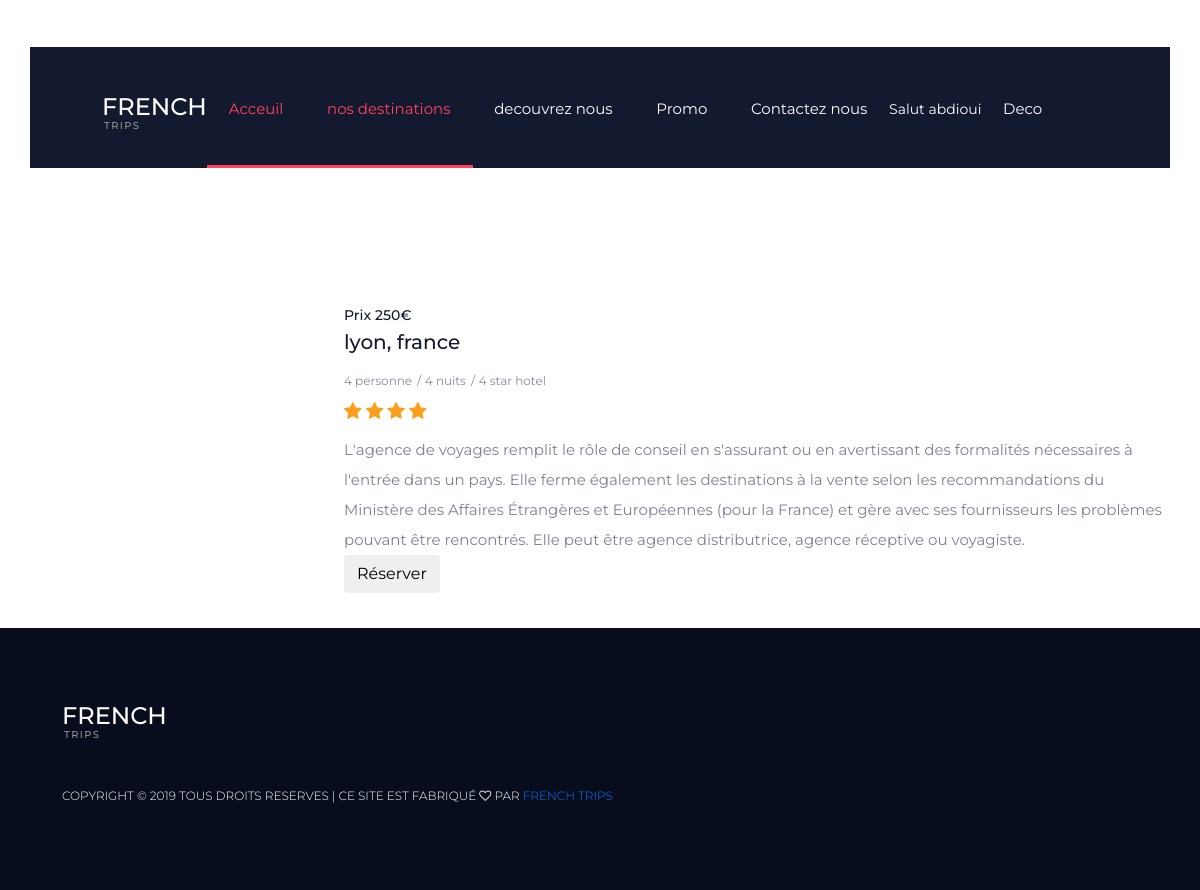
/details.php?id_Voyage=4 (signed in), run on an earlier commit of the app's database.
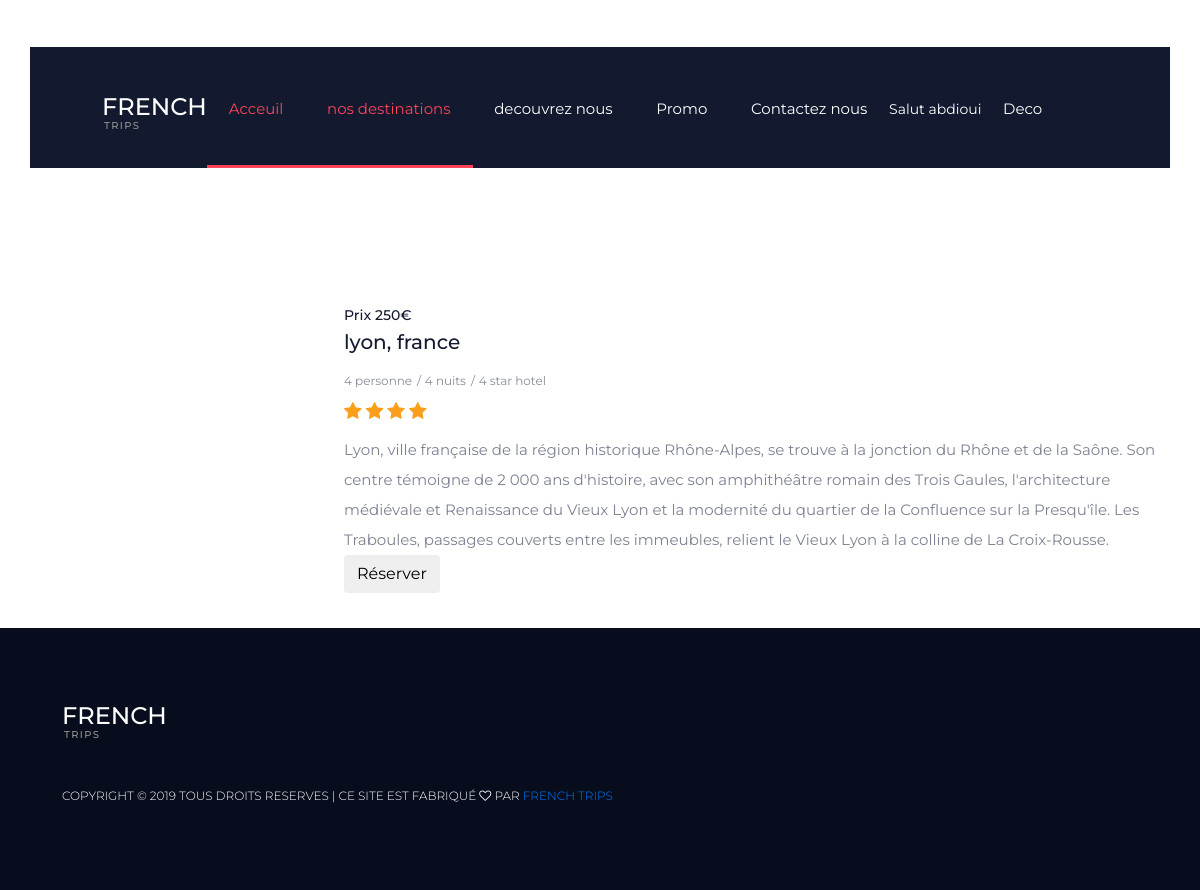
And on a later commit of the database.
### tables this page shows
CREATE TABLE `voyage` (
  `id_voyage` int(11) NOT NULL,
  `id_user` int(11) NOT NULL,
  `prix` int(11) NOT NULL,
  `ville` varchar(50) NOT NULL,
  `categorie` varchar(50) NOT NULL,
  `duree` int(11) NOT NULL,
  `pays` varchar(50) NOT NULL,
  `nbr_personne` int(11) NOT NULL,
  `nbr_nuit` int(11) NOT NULL,
  `star_hotel` int(11) NOT NULL,
  `description` longtext NOT NULL,
  `promo` tinyint(1) NOT NULL DEFAULT '0',
  `promo_pourcentage` int(11) NOT NULL DEFAULT '0',
  `special_offre` tinyint(1) NOT NULL DEFAULT '0',
  `annee` int(11) NOT NULL,
  `top` tinyint(1) NOT NULL DEFAULT '0',
  `image` varchar(50) NOT NULL
);

### Traitement/model.php (the view, shortened to what this page needs)
<?php
	function getConnexion(){
		$servername = "127.0.0.1:3307";
		$username = "root";
		$data_base ="frenchtrips";
		$password = "root";
		$conn = new mysqli($servername, $username, $password,$data_base);
		return $conn;
	}
	function getDetailsVoyage($idVoyage){
		$con = getConnexion();
	 	$stat = $con->query("SELECT * FROM voyage WHERE id_voyage = $idVoyage");
	  	if($stat->num_rows > 0 ){
		    while($row = $stat->fetch_assoc()) {
		        echo "
					<div class=\"item clearfix rating_5\">
						<div class=\"item_image\"><img src=\"$row[image]\" alt=\"\"></div>
						<div class=\"item_content\">
							<div class=\"item_price\">Prix $row[prix]€</div>
							<div class=\"item_title\">$row[ville], $row[pays]</div>
							<ul>
								<li>$row[nbr_personne] personne</li>
								<li>$row[nbr_nuit] nuits</li>
								<li>$row[star_hotel] star hotel</li>
							</ul>
							<div class=\"rating rating_$row[star_hotel]\" data-rating=\"$row[star_hotel]\">
				";
				for ($i=0; $i < $row['star_hotel']; $i++) {
					echo "<i class=\"fa fa-star\"></i>";
				}
					$is_user = $_SESSION['id'];
					echo"
							</div>
							<div class=\"item_text\">
								$row[description]
							</div>
							<a href=\"paiement.php?idVoyage=$row[id_voyage]&idUser=$is_user\"> <button class=\"btn \">Réserver </button>  </a>
						</div>
					</div>
		        ";
		    }
		}
		elseif($stat->num_rows == 0){
			echo "Partie details voyage est vide pour le moment";
		}
	}
?>

### details.php (shortened to what this page needs)
<?php
	$nom = $_SESSION['user'];
?>
<!DOCTYPE html>
<html lang="fr">
<head>
<link rel="stylesheet" type="text/css" href="styles/bootstrap4/bootstrap.min.css">
<link href="plugins/font-awesome-4.7.0/css/font-awesome.min.css" rel="stylesheet" type="text/css">
<link rel="stylesheet" type="text/css" href="styles/offers_styles.css">
<link rel="stylesheet" type="text/css" href="styles/offers_responsive.css">
</head>
<body>
	<div class="super_container">
	<header class="header">
		<div class="container">
			<div class="row">
				<div class="col">
					<div class="header_container d-flex flex-row align-items-center justify-content-start">
						<div class="logo_container">
							<div class="logo">
								<div>French</div>
								<div>Trips</div>
							</div>
						</div>
						<nav class="">
							<ul class="main_nav_list">
								<li class="main_nav_item active"><a href="acceuil.php">Acceuil</a></li>
								<li class="main_nav_item active"><a href="nos_destinations.php">nos destinations</a></li>
								<li class="main_nav_item"><a href="decouvrez_nous.php">decouvrez nous</a></li>
								<li class="main_nav_item"><a href="promo.php">Promo</a></li>
								<li class="main_nav_item"><a href="contactez_nous.php">Contactez nous</a></li>
								<li class="main_nav_item" style="color: white;">Salut <?php echo"$nom"; ?> </li>
								<li class="main_nav_item"><a href="Deconnection.php">Deco</a></li>
							</ul>
						</nav>
					</div>
				</div>
			</div>
		</div>
	</header>
	<div class="home1">
		<div class="find">
			<br><br><br><br><br>
			<div class="container">
				<div class="col-12">
					<div class="find_title text-center">Trouvez Votre Voyage</div>
				</div>
				<form action="ChercherVoyage.php" method="POST" id="find_form" class="find_form d-flex flex-md-row flex-column align-items-md-center align-items-start justify-content-md-between justify-content-start flex-wrap">
					<div class="find_item">
						<div>Destination:</div>
					</div>
					<div class="find_item">
						<div>Durée:</div>
					</div>
					<div class="find_item" style="color: white;">
						<div>Budget Min</div>
					</div>
					<div class="find_item">
						<div>Budget Max</div>
					</div>
				</form>
			</div>
		</div>
	</div>
	<div class="container">
		<div class="row">
			<div class="col">
				<div class="items item_grid clearfix">
					<?php
						require_once('Traitement/model.php');
						$idVoyage = $_GET['id_Voyage'];
						getDetailsVoyage($idVoyage);
					?>
				</div>
			</div>
		</div>
	</div>
	<footer class="footer">
		<div class="container">
			<div class="logo">
				<div>French</div>
				<div>Trips</div>
				<div class="copyright">Copyright &copy;
					TOUS DROITS RESERVES | CE SITE EST FABRIQUÉ
					<i class="fa fa-heart-o" aria-hidden="true"></i> PAR
					<a href="" target="_blank">French Trips</a>
				</div>
			</div>
		</div>
	</footer>
</div>
</body>
</html>

### styles/offers_styles.css (style rules this page uses)
* { margin: 0; padding: 0; -webkit-font-smoothing: antialiased; -webkit-text-shadow: rgba(0,0,0,.01) 0 0 1px; text-shadow: rgba(0,0,0,.01) 0 0 1px; }
body { font-family: 'Montserrat', sans-serif; font-size: 14px; font-weight: 400; background: #FFFFFF; color: #131a2f; }
div { display: block; position: relative; -webkit-box-sizing: border-box; -moz-box-sizing: border-box; box-sizing: border-box; }
ul { list-style: none; margin-bottom: 0px; }
a, a:hover, a:visited, a:active, a:link { text-decoration: none; -webkit-font-smoothing: antialiased; -webkit-text-shadow: rgba(0,0,0,.01) 0 0 1px; text-shadow: rgba(0,0,0,.01) 0 0 1px; }
.clearfix::before, .clearfix::after { content: ""; display: table; }
.clearfix::after { clear: both; }
.clearfix { zoom: 1; }
.super_container { width: 100%; overflow: hidden; }
.header { display: block; position: fixed; top: 47px; width: 100%; z-index: 100; -webkit-transition: all 400ms ease; -moz-transition: all 400ms ease; -ms-transition: all 400ms ease; -o-transition: all 400ms ease; transition: all 400ms ease; }
.header_container { width: 100%; height: 121px; background: #131a2f; -webkit-transition: all 400ms ease; -moz-transition: all 400ms ease; -ms-transition: all 400ms ease; -o-transition: all 400ms ease; transition: all 400ms ease; }
.logo_container { -webkit-transform: translateY(8px); -moz-transform: translateY(8px); -ms-transform: translateY(8px); -o-transform: translateY(8px); transform: translateY(8px); }
.logo { height: 100%; padding-left: 72px; }
.logo div { color: #FFFFFF; text-transform: uppercase; }
.logo div:first-of-type { font-size: 24px; font-weight: 500; line-height: 0.75; }
.logo div:nth-child(2) { font-size: 10px; font-weight: 500; color: #929292; letter-spacing: 0.13em; margin-top: 2px; padding-left: 2px; }
.main_nav_list { height: 100%; }
.main_nav_item { display: inline-block; position: relative; margin-right: -4px; padding-top: 2px; }
.main_nav_item.active::after { display: block; position: absolute; bottom: 1px; left: 0; width: 100%; height: 3px; background: #fe435b; content: ''; }
.main_nav_item a { display: block; font-size: 15px; font-weight: 400; color: #FFFFFF; line-height: 121px; padding-left: 22px; padding-right: 22px; -webkit-transition: all 200ms ease; -moz-transition: all 200ms ease; -ms-transition: all 200ms ease; -o-transition: all 200ms ease; transition: all 200ms ease; }
.main_nav_item.active a { color: #fe435b; }
.find { width: calc(100% - 124px); margin-left: auto; margin-right: auto; margin-top: -148px; padding-top: 63px; padding-bottom: 70px; z-index: 10; background: transparent; }
.find_title { width: 100%; font-size: 30px; font-weight: 300; color: #FFFFFF; }
.find_form { width: 100%; height: 100%; }
.find_item:first-child { width: 31.413%; }
.find_item:nth-child(2) { width: 31.413%; }
.find_item:nth-child(3) { width: 10.122%; }
.find_item:nth-child(4) { width: 10.122%; }
.find_item div { font-size: 14px; font-weight: 400; color: #FFFFFF; margin-bottom: 7px; }
.items { margin-top: 90px; }
.item { margin-bottom: 35px; }
.item_image { width: 25%; float: left; }
.item_content { width: 75%; padding-left: 29px; margin-top: -4px; float: left; }
.item_content ul { margin-top: 13px; }
.item_content ul li { display: inline-block; font-size: 12px; color: #878c9b; }
.item_content ul li:not(:last-of-type)::after { content:'/'; margin-left: 5px; }
.item_price { font-size: 14px; font-weight: 500; color: #131a2f; }
.item_title { font-size: 20px; font-weight: 500; color: #131a2f; margin-top: 1px; }
.item_text { color: #7d8293; font-size: 15px; line-height: 2; margin-top: 11px; }
.rating { margin-top: 11px; }
.rating i { font-size: 19px; margin-right: 4px; color: #878c9b; }
.rating i:last-child { margin-right: 0px; }
.rating_4 i:first-child { color: #fa9e1b; }
.rating_4 i:nth-child(2) { color: #fa9e1b; }
.rating_4 i:nth-child(3) { color: #fa9e1b; }
.rating_4 i:nth-child(4) { color: #fa9e1b; }
.rating_5 i:first-child { color: #fa9e1b; }
.rating_5 i:nth-child(2) { color: #fa9e1b; }
.rating_5 i:nth-child(3) { color: #fa9e1b; }
.rating_5 i:nth-child(4) { color: #fa9e1b; }
.footer { width: 100%; background: #080d1d; padding-top: 79px; padding-bottom: 79px; }
.footer .logo { padding-left: 32px; }
.copyright { font-size: 12px; font-weight: 300; line-height: 2.5; color: #7d8293; margin-top: 39px; }

What changed in the data, as far as the page shows it:
changed voyage "lyon": description "L'agence de voyages remplit le rôle de conseil en s'assurant ou en avertissant des formalités nécessaires à l'entrée dans un pays. Elle ferme également les destinations à la vente selon les recommandations du Ministère des Affaires Étrangères et Européennes (pour la France) et gère avec ses fournisseurs les problèmes pouvant être rencontrés. Elle peut être agence distributrice, agence réceptive ou voyagiste." → "Lyon, ville française de la région historique Rhône-Alpes, se trouve à la jonction du Rhône et de la Saône. Son centre témoigne de 2 000 ans d'histoire, avec son amphithéâtre romain des Trois Gaules, l'architecture médiévale et Renaissance du Vieux Lyon et la modernité du quartier de la Confluence sur la Presqu'île. Les Traboules, passages couverts entre les immeubles, relient le Vieux Lyon à la colline de La Croix-Rousse."
